Frame 1 (no input): blank canvas, image omitted
Frame 60 (the mouse pressed at the canvas centre just before this capture): blank canvas, image omitted
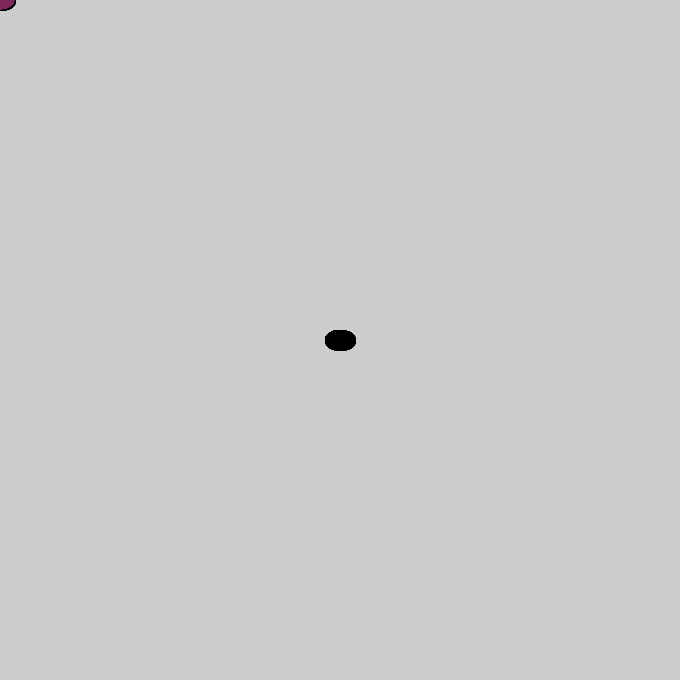
Frame 120 (the mouse held since frame 60 and released just before this capture)

The Processing sketch whose frames 1 and 60 were blank and that drew this single picture after the mouse press (run headless with seeded random() and noise(); from frame 60 on, the mouse is pressed at the canvas centre):

// Processing sketch: processing_178007
// ── processing_178007.pde

void setup() {
  size(680, 680);
}

void draw() {
  if (mousePressed) {
    fill(0);
  } else {
    fill(random(255),37,84,30);
  }
  ellipse(mouseY, mouseX, 30, -20);
  ellipse(mouseX, mouseY, -30, 20);
}
